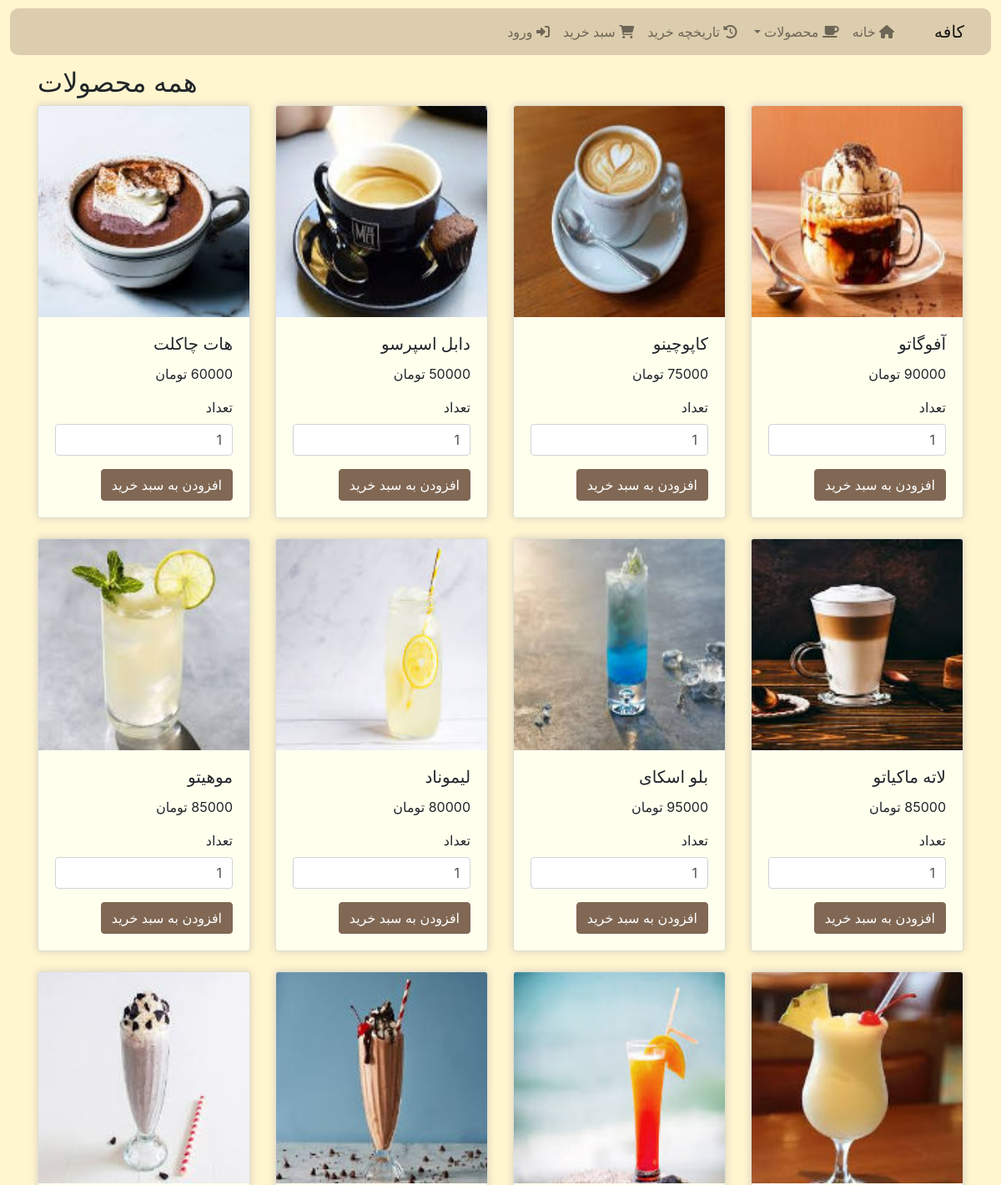
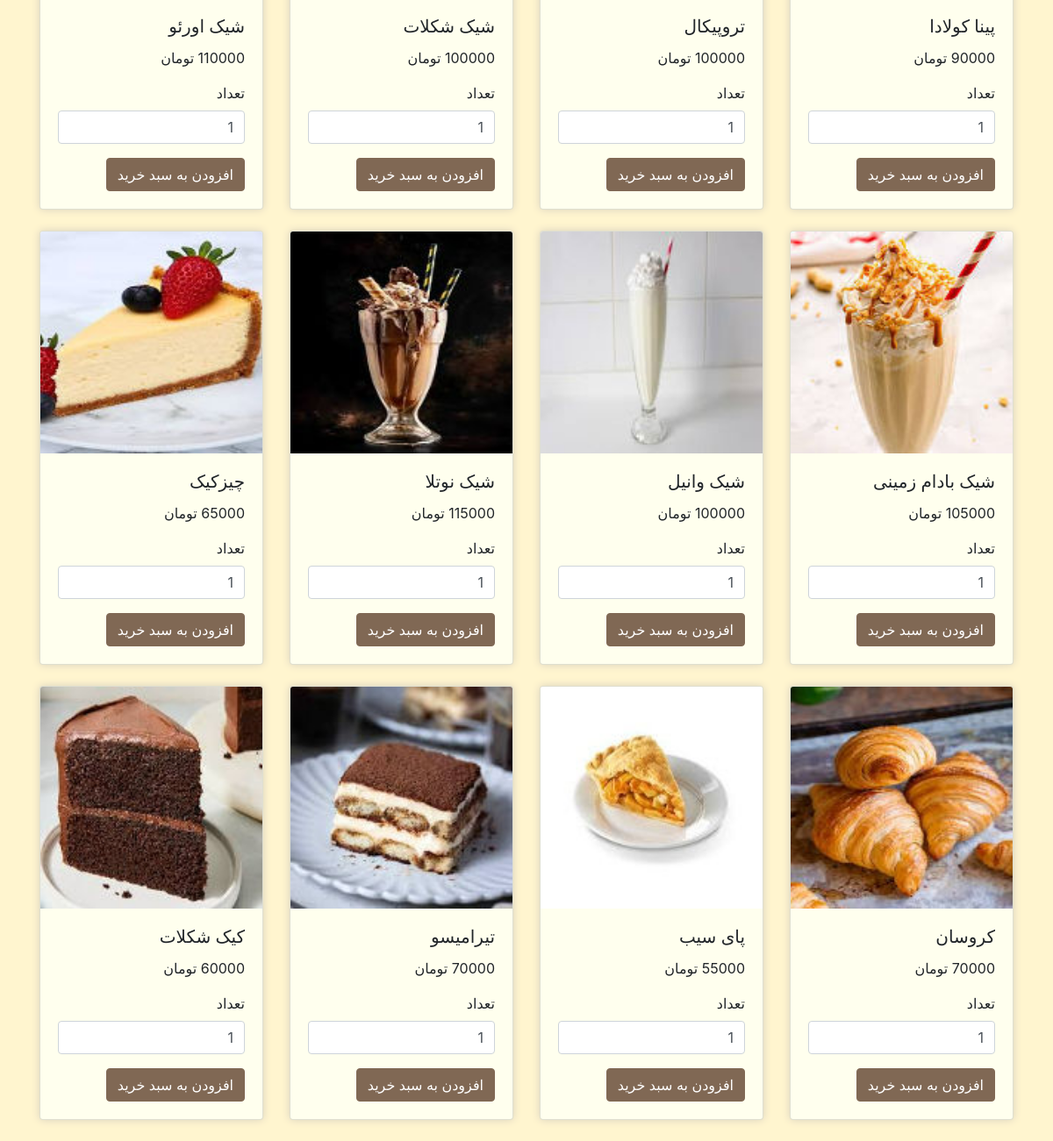
Screenshot of /products/ with the database file from the repository (2 pictures, top to bottom).
### shop/models.py (models this page shows, shortened)
class Product(models.Model):
    name = models.CharField(max_length=255)
    category = models.ForeignKey(Category, on_delete=models.CASCADE, related_name='products', default=1)
    price = models.PositiveIntegerField()
    image = models.ImageField(upload_to='product_images/', blank=True, null=True)

### shop/views.py (the view)
# urls.py: path('products/', views.product_page, name='products'),
def product_page(request):
    vertical = request.GET.get('vertical', 'همه')
    if vertical == 'همه':
        products = Product.objects.all()
    else:
        products = Product.objects.filter(category__name=vertical)
    categories = Category.objects.exclude(name='Default Category')
    return render(request, 'shop/products.html', {'products': products, 'selected_vertical': vertical, 'categories': categories})

### shop/templates/shop/products.html (shortened to what this page needs)
{% extends 'shop/base.html' %} {% block content %}
<h2 id="vertical-title">{{ selected_vertical }} محصولات</h2>
<div class="row" id="products-container" style="text-align: right;">
    {% for product in products %}
    <div class="col-md-3 product {{ product.category.name|slugify }}" id="product-{{ product.id }}">
        <div class="card mb-4" style="box-shadow: 0px 0px 10px #d8d0be; background-color: #ffffee;">
            <img class="card-img-top" src="{% if product.image %}{{ product.image.url }}{% else %}https://via.placeholder.com/150{% endif %}" alt="تصویر محصول">
            <div class="card-body">
                <h5 class="card-title">{{ product.name }}</h5>
                <p class="card-text">{{ product.price }} تومان</p>
                <form method="post" action="{% url 'add_to_cart' product.id %}">
                    <div class="form-group">
                        <label for="quantity_{{ product.id }}">تعداد</label>
                        <input type="number" id="quantity_{{ product.id }}" name="quantity" class="form-control" value="1" min="1">
                    </div>
                    <button type="submit" class="btn btn-primary" style="background-color: #806854; border-color: #806854; color: white;">افزودن به سبد خرید</button>
                </form>
            </div>
        </div>
    </div>
    {% endfor %}
</div>
{% endblock %}

### rows the page displays
Product: image (picture), name "آفوگاتو"
Product: image (picture), name "کاپوچینو", price "75000"
Product: image (picture), name "دابل اسپرسو", price "50000"
Product: image (picture), name "هات چاکلت"
Product: image (picture), name "لاته ماکیاتو", price "85000"
Product: image (picture), name "بلو اسکای", price "95000"
Product: image (picture), name "لیموناد"
Product: image (picture), name "موهیتو", price "85000"
Product: image (picture), name "پینا کولادا"
Product: image (picture), name "تروپیکال", price "100000"
Product: image (picture), name "شیک شکلات", price "100000"
Product: image (picture), name "شیک اورئو"
Product: image (picture), name "شیک بادام زمینی"
Product: image (picture), name "شیک وانیل", price "100000"
Product: image (picture), name "شیک نوتلا", price "115000"
Product: image (picture), name "چیزکیک", price "65000"
Product: image (picture), name "کروسان"
Product: image (picture), name "پای سیب"
Product: image (picture), name "تیرامیسو"
Product: image (picture), name "کیک شکلات"

### other values shown
{{ selected_vertical }} "همه"
